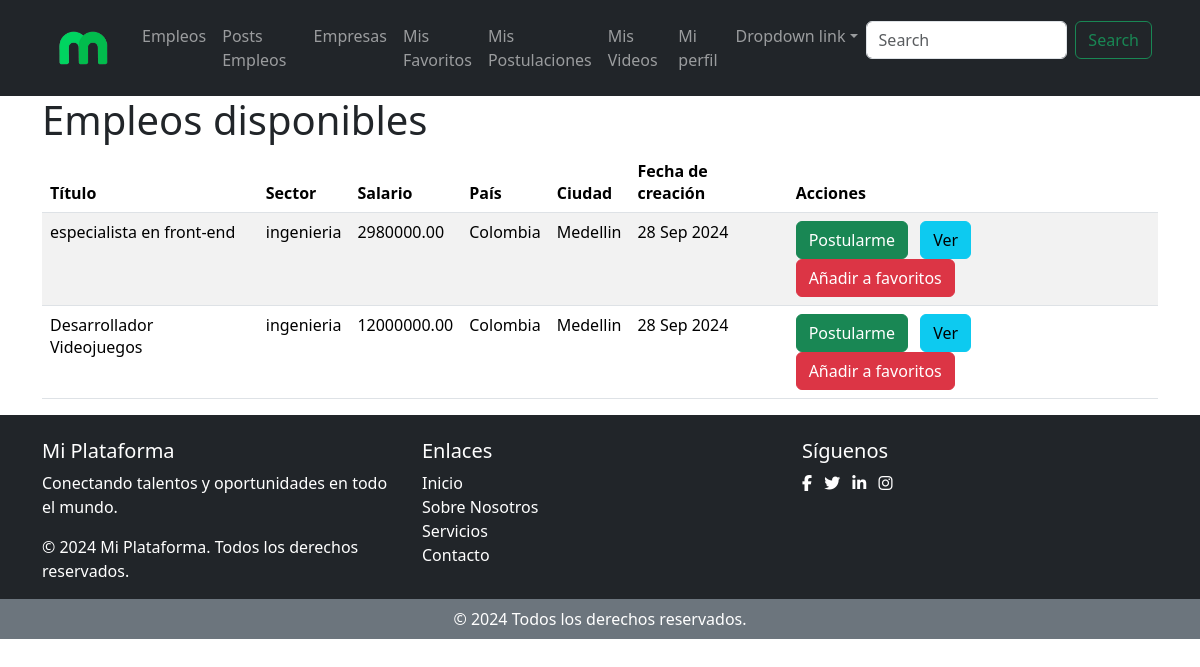
Page /empleos/ on the earlier database version.
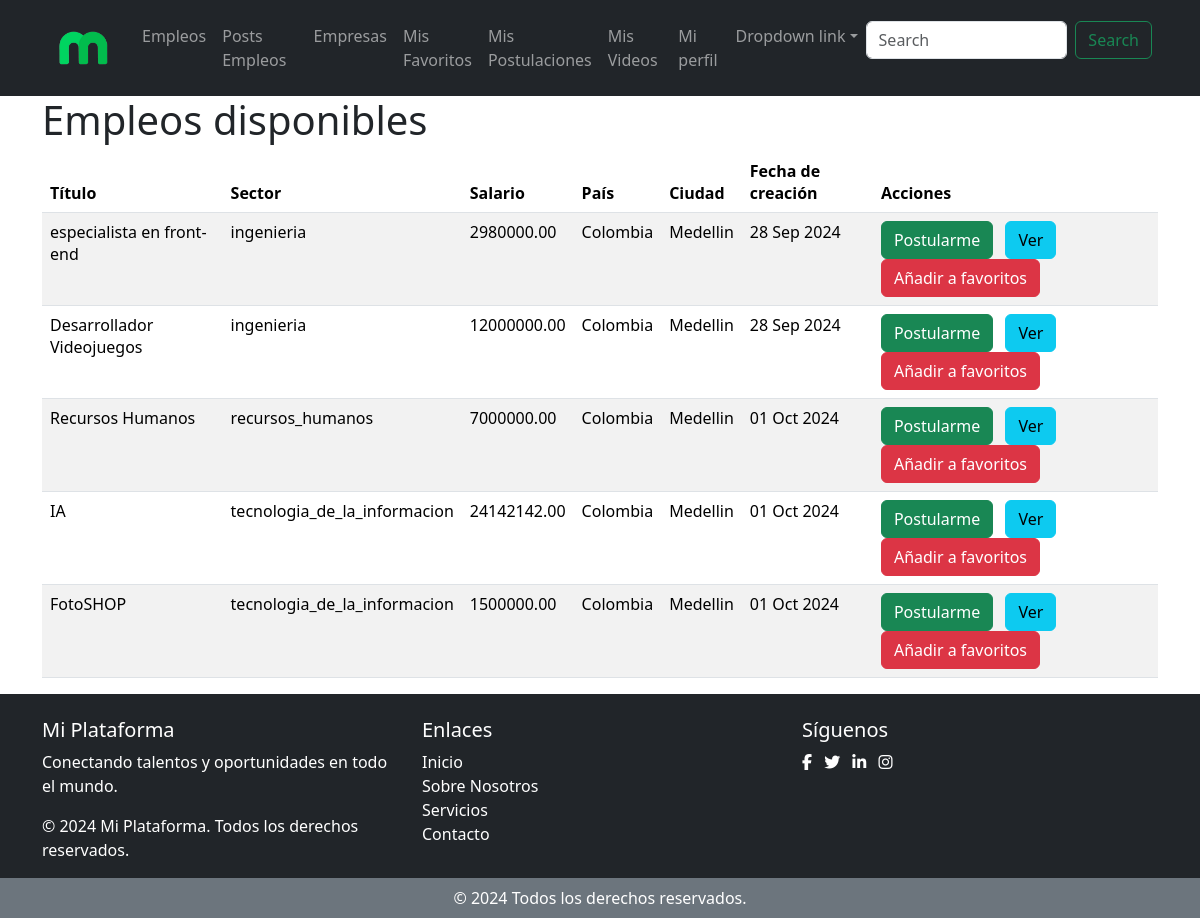
Same page on the later database version.
### empleos_reclutador/models.py (models this page shows, shortened)
class Empleo(models.Model):
    reclutador = models.ForeignKey(Reclutador_empresa, on_delete=models.CASCADE)
    titulo = models.CharField(max_length=255)
    sector_laboral = models.CharField(max_length=50, choices=SectoresLaborales.choices)
    salario = MoneyField(
        max_digits=14,
        decimal_places=2,
        default_currency='COP',  # Moneda predeterminada para Colombia
        currency_choices=[
            ('COP', 'Peso colombiano (COP)'),  # Empleos locales
            ('USD', 'Dólar estadounidense (USD)'),  # Empleos virtuales (EE.UU.)
            ('EUR', 'Euro (EUR)'),  # Empleos virtuales (Europa)
            ('GBP', 'Libra esterlina (GBP)'),  # Empleos virtuales (Reino Unido)
            ('CAD', 'Dólar canadiense (CAD)'),  # Empleos virtuales (Canadá)
            ('AUD', 'Dólar australiano (AUD)'),  # Empleos virtuales (Australia)
            ('BTC', 'Bitcoin (BTC)'),  # Criptomonedas
            ('ETH', 'Ethereum (ETH)'),  # Criptomonedas
        ]
    )
    pais = models.CharField(max_length=50, choices=Paises.choices)
    ciudad = models.CharField(max_length=100)
    fecha_creacion = models.DateTimeField(default=timezone.now)  # Campo de fecha y hora
    descripcion = models.TextField()
    habilidades = models.TextField()
    experiencia = models.TextField()
    nivel_estudios = models.TextField()
    MODALIDAD_TRABAJO = [('virtual', 'virtual'), ('presencial', 'presencial'), ('mixto', 'mixto')]
    modalidad_trabajo = models.CharField(max_length=50, choices=MODALIDAD_TRABAJO)
    palabras_clave = models.TextField()
    CONTRATO_CHOICES = [
        ('termino_fijo', 'Contrato a Término Fijo'),
        ('termino_indefinido', 'Contrato a Término Indefinido'),
        ('aprendizaje', 'Contrato de Aprendizaje'),
        ('obra_labor', 'Contrato por Obra o Labor'),
        ('tiempo_parcial', 'Contrato a Tiempo Parcial'),
        ('teletrabajo', 'Contrato de Teletrabajo'),
        ('temporada', 'Contrato de Temporada'),
        ('servicios', 'Contrato de Servicios'),
    ]
    tipo_contrato = models.CharField(
        max_length=30,
        choices=CONTRATO_CHOICES,
        default='termino_fijo'  # Puedes cambiar el valor por defecto
    )
    competencias_tecnicas = models.TextField()
    video_presentacion = models.FileField(upload_to='videos_presentacion_empleo/')

### buscador_aspirante/views.py (the view)
# urls.py: path('empleos/', views.empleos_aspirante, name='empleos_aspirante'),
def empleos_aspirante(request, empresa_id=None):
    if empresa_id:
        empleos = Empleo.objects.filter(
            reclutador=empresa_id)  # Asegúrate de que este filtro sea correcto según tu modelo
    else:
        empleos = Empleo.objects.all()
    return render(request, 'empleos_aspirante.html', {'empleos': empleos})

### buscador_aspirante/templates/empleos_aspirante.html (shortened to what this page needs)
{% extends 'base_aspirante.html' %}
{% block content %}
<div class="container">
    <h1>Empleos disponibles</h1>
    {% if empleos %}
        <table class="table table-striped">
            <thead>
                <tr>
                    <th>Título</th>
                    <th>Sector</th>
                    <th>Salario</th>
                    <th>País</th>
                    <th>Ciudad</th>
                    <th>Fecha de creación</th>
                    <th>Acciones</th>
                </tr>
            </thead>
            <tbody>
                {% for empleo in empleos %}
                    <tr>
                        <td>{{ empleo.titulo }}</td>
                        <td>{{ empleo.sector_laboral }}</td>
                        <td>{{ empleo.salario }}</td>
                        <td>{{ empleo.pais }}</td>
                        <td>{{ empleo.ciudad }}</td>
                        <td>{{ empleo.fecha_creacion|date:"d M Y" }}</td>
                        <td>
                            <a href="{% url 'postularme_empleo' empleo.id %}" class="btn btn-success me-2">Postularme</a>
                            <a href="{% url 'detalle_empleo_aspirante' empleo.id %}" class="btn btn-info me-2 ">Ver</a>
                            <a href="{% url 'anadir_favoritos' empleo.id %}" class="btn btn-danger me-2">Añadir a favoritos</a>
                        </td>
                    </tr>
                {% endfor %}
            </tbody>
        </table>
    {% else %}
        <p>No hay empleos disponibles.</p>
    {% endif %}
</div>
{% endblock %}

Differences in the rows shown:
added Empleo: titulo "Recursos Humanos", sector_laboral "recursos_humanos", salario "7000000.00", pais "Colombia", ciudad "Medellin", fecha_creacion "01 Oct 2024"
added Empleo: titulo "IA", sector_laboral "tecnologia_de_la_informacion", salario "24142142.00", pais "Colombia", ciudad "Medellin", fecha_creacion "01 Oct 2024"
added Empleo: titulo "FotoSHOP", sector_laboral "tecnologia_de_la_informacion", salario "1500000.00", pais "Colombia", ciudad "Medellin", fecha_creacion "01 Oct 2024"
